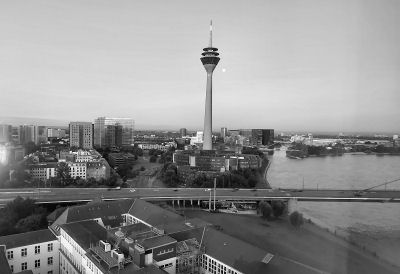
#> input picture Convolutions/rheinturm.jpg, 400 x 274 px
$ jupyter execute IM1_Filter.ipynb
#> lines starting #> are read from the running program, lines starting #| are printed output that depends on the picture
# IMAGE 1 - Einige Filter

[cell 1]
import numpy as np
import scipy
import matplotlib.pyplot as plt
from PIL import Image

[cell 2]
def load_image( infilename ) :
#> called with infilename = 'rheinturm.jpg'
    img = Image.open( infilename )
#> img is the input picture: PIL image 400x274 L; min 0, max 255, mean 144.9
    img.load()
    data = np.asarray( img, dtype="int32" )
    return data

def save_image( npdata, outfilename ) :
    img = Image.fromarray( np.asarray( np.clip(npdata,0,255), dtype="uint8"), "L" )
    img.save( outfilename )

img = load_image("rheinturm.jpg")
plt.imshow(img,cmap='gray')
plt.show()

Wir definieren nun eine Funktion, die einen Filter-Kernel auf die Bitmap-Dateien anwendet. NumPy verfügt über keine Funktion, die eine zweidimensionale Faltung durchführt; dies ist aber kein großes Problem.

[cell 3]
def faltung(m1:np.ndarray ,m2: np.ndarray) -> float:
    return np.sum(np.multiply(m1,m2.T))

def filter(data: np.ndarray,kernel: np.ndarray) -> np.ndarray:
    size = (len(kernel) + 1 // 2)
    res = data.copy()
    for r in range(size,data.shape[0] - size):
        for c in range(size,data.shape[1] - size):
            res[r,c] = faltung(kernel,data[r:r+size,c:c+size])
    return res

# Die Bibliothek SciPy hat eine eigene Implementierung
def sp_filter(data: np.ndarray,kernel: np.ndarray) -> np.ndarray:
    return scipy.signal.convolve2d(data,kernel)

### Glättungsfilter ("Weichzeichner")

[cell 4]
sizes = [1,3,5,7]
kernel = [np.ones(size*size,dtype=float).reshape(size,size) / (size*size) for size in sizes]
plt.figure(figsize=(20, 10))
for n, k in enumerate(kernel):
    plt.subplot(2,len(sizes)//2,n+1)
    plt.imshow(filter(img,k),cmap='gray')
plt.show()
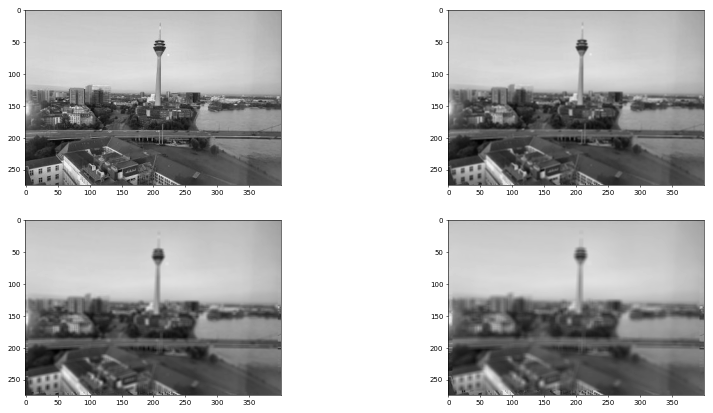
#> figure drawn by matplotlib, 4 panels

### Kantendetektoren

[cell 5]
kernel = [np.array([[0,1,0],[1,-4,1],[0,1,0]]) ]
plt.figure(figsize=(20, 10))
for n, k in enumerate(kernel):
    plt.subplot(1,len(sizes),n+1)
    plt.imshow(filter(img,k),cmap='gray')
plt.show()
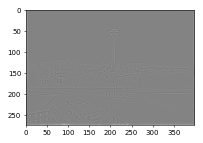
#> figure drawn by matplotlib, 1 panel
